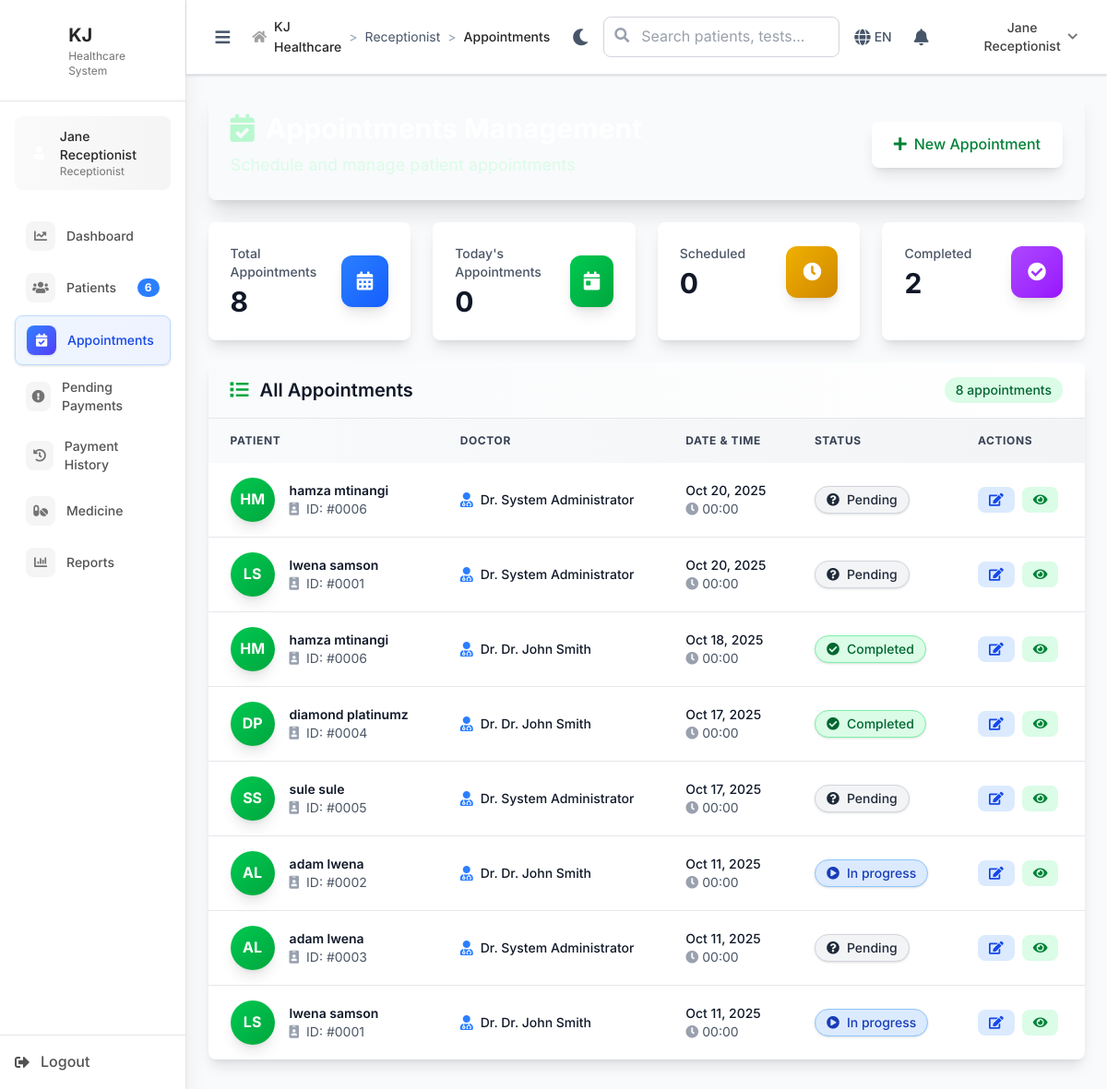
/receptionist/appointments (signed in), run on the app's committed database.
### tables this page shows
CREATE TABLE `consultations` (
  `id` int(11) NOT NULL,
  `visit_id` int(11) NOT NULL,
  `patient_id` int(11) NOT NULL,
  `doctor_id` int(11) NOT NULL,
  `consultation_number` int(11) DEFAULT 1 COMMENT 'Multiple doctors can see patient same visit',
  `consultation_type` enum('new','follow_up','emergency','referral') DEFAULT 'new',
  `main_complaint` text DEFAULT NULL,
  `history_of_present_illness` text DEFAULT NULL,
  `on_examination` text DEFAULT NULL,
  `diagnosis` text DEFAULT NULL,
  `treatment_plan` text DEFAULT NULL,
  `notes` text DEFAULT NULL,
  `follow_up_required` tinyint(1) DEFAULT 0,
  `follow_up_date` date DEFAULT NULL,
  `follow_up_instructions` text DEFAULT NULL,
  `referred_to` varchar(200) DEFAULT NULL COMMENT 'Future: referral destination',
  `referral_reason` text DEFAULT NULL COMMENT 'Future: why referred',
  `status` enum('pending','in_progress','completed','cancelled') DEFAULT 'pending',
  `cancellation_reason` text DEFAULT NULL,
  `started_at` timestamp NULL DEFAULT NULL,
  `completed_at` timestamp NULL DEFAULT NULL,
  `created_at` timestamp NOT NULL DEFAULT current_timestamp(),
  `updated_at` timestamp NOT NULL DEFAULT current_timestamp() ON UPDATE current_timestamp()
);

CREATE TABLE `patients` (
  `id` int(11) NOT NULL,
  `registration_number` varchar(20) NOT NULL,
  `first_name` varchar(50) NOT NULL,
  `last_name` varchar(50) NOT NULL,
  `date_of_birth` date DEFAULT NULL,
  `gender` enum('male','female','other') DEFAULT NULL,
  `phone` varchar(20) DEFAULT NULL,
  `email` varchar(100) DEFAULT NULL,
  `address` text DEFAULT NULL,
  `occupation` varchar(100) DEFAULT NULL,
  `emergency_contact_name` varchar(100) DEFAULT NULL,
  `emergency_contact_phone` varchar(20) DEFAULT NULL,
  `blood_group` varchar(5) DEFAULT NULL COMMENT 'A+, B-, O+, etc',
  `allergies` text DEFAULT NULL COMMENT 'Known allergies',
  `chronic_conditions` text DEFAULT NULL COMMENT 'Diabetes, Hypertension, etc',
  `insurance_company` varchar(100) DEFAULT NULL COMMENT 'Future use',
  `insurance_number` varchar(50) DEFAULT NULL COMMENT 'Future use',
  `created_at` timestamp NOT NULL DEFAULT current_timestamp(),
  `updated_at` timestamp NOT NULL DEFAULT current_timestamp() ON UPDATE current_timestamp()
);

CREATE TABLE `users` (
  `id` int(11) NOT NULL,
  `username` varchar(50) NOT NULL,
  `password_hash` varchar(255) NOT NULL,
  `email` varchar(100) NOT NULL,
  `role` enum('admin','receptionist','doctor','lab_technician') NOT NULL,
  `first_name` varchar(50) NOT NULL,
  `last_name` varchar(50) NOT NULL,
  `phone` varchar(20) DEFAULT NULL,
  `specialization` varchar(100) DEFAULT NULL COMMENT 'For doctors - future use',
  `is_active` tinyint(1) DEFAULT 1,
  `created_at` timestamp NOT NULL DEFAULT current_timestamp(),
  `updated_at` timestamp NOT NULL DEFAULT current_timestamp() ON UPDATE current_timestamp()
);

### includes/BaseController.php (called while the page is built, shortened)
<?php
class BaseController {
    public function __construct() {
        global $pdo;
        $this->pdo = $pdo;
    }
    protected function render($view, $data = []) {
        extract($data);
        include __DIR__ . "/../views/{$view}.php";
        include __DIR__ . '/../views/layouts/main.php';
    }
}
?>

### controllers/ReceptionistController.php (called while the page is built, shortened)
<?php
require_once __DIR__ . '/../includes/BaseController.php';
class ReceptionistController extends BaseController
{
    public function appointments()
    {
        $stmt = $this->pdo->prepare("
            SELECT c.*,
                   p.first_name,
                   p.last_name,
                   u.first_name as doctor_first,
                   u.last_name as doctor_last,
                   pv.visit_date,
                   COALESCE(c.follow_up_date, pv.visit_date, DATE(c.created_at)) as appointment_date
            FROM consultations c
            JOIN patients p ON c.patient_id = p.id
            JOIN users u ON c.doctor_id = u.id
            LEFT JOIN patient_visits pv ON c.visit_id = pv.id
            ORDER BY COALESCE(c.follow_up_date, pv.visit_date, c.created_at) DESC
        ");
        $stmt->execute();
        $appointments = $stmt->fetchAll();
        $this->render('receptionist/appointments', [
            'appointments' => $appointments,
            'sidebar_data' => $this->getSidebarData()
        ]);
    }
    private function getSidebarData()
    {
        $stmt = $this->pdo->prepare("
            SELECT COUNT(DISTINCT v.patient_id) as pending_patients
            FROM patient_visits v
            WHERE v.status NOT IN ('completed','cancelled')
        ");
        $stmt->execute();
        $pending_patients = $stmt->fetchColumn();
        $stmt = $this->pdo->prepare("
            SELECT COUNT(*) as upcoming_appointments
            FROM consultations c
            JOIN patient_visits pv ON c.visit_id = pv.id
            WHERE pv.visit_date = CURDATE()
        ");
        $stmt->execute();
        $upcoming_appointments = $stmt->fetchColumn();
        $stmt = $this->pdo->prepare("
            SELECT COUNT(DISTINCT m.id) as low_stock_medicines
            FROM medicines m
            LEFT JOIN medicine_batches mb ON mb.medicine_id = m.id
            GROUP BY m.id
            HAVING SUM(COALESCE(mb.quantity_remaining, 0)) <= 10
               OR MIN(mb.expiry_date) <= DATE_ADD(CURDATE(), INTERVAL 30 DAY)
        ");
        $stmt->execute();
        $low_stock_medicines = $stmt->fetchColumn();
        return [
            'pending_patients' => $pending_patients ?: 0,
            'upcoming_appointments' => $upcoming_appointments ?: 0,
            'low_stock_medicines' => $low_stock_medicines ?: 0
        ];
    }
}

### index.php (called while the page is built, shortened)
<?php
$request = $_SERVER['REQUEST_URI'];
$path = parse_url($request, PHP_URL_PATH);
if (strpos($path, BASE_PATH) === 0) {
    $path = substr($path, strlen(BASE_PATH));
}
$path = ltrim($path, '/');
$segments = explode('/', $path);
$controller = $segments[0] ?? 'auth';
$action = $segments[1] ?? 'login';
try {
    $controllerInstance = new $controllerClass();
    $params = array_slice($segments, 2);
    call_user_func_array([$controllerInstance, $action], $params);
} catch (Throwable $e) {
    Logger::error("Error in controller: " . $e->getMessage(), [
        'controller' => $controller,
        'action' => $action,
        'file' => $e->getFile(),
        'line' => $e->getLine(),
        'trace' => $e->getTraceAsString()
    ]);
    error_log("Error in controller: " . $e->getMessage());
    http_response_code(500);
    echo "Internal server error";
}
?>

### views/receptionist/appointments.php (the view, shortened to what this page needs)
<div class="bg-gradient-to-r from-green-600 via-green-700 to-emerald-800 rounded-lg shadow-xl p-6 mb-6">
    <div class="flex items-center justify-between">
        <div class="text-white">
            <h1 class="text-3xl font-bold flex items-center">
                <i class="fas fa-calendar-check mr-3 text-green-200"></i>
            </h1>
            <p class="text-green-100 mt-2 text-lg">Schedule and manage patient appointments</p>
        </div>
        <a href="/KJ/receptionist/appointments" class="bg-white text-green-700 hover:bg-green-50 px-6 py-3 rounded-lg font-medium transition-all duration-300 transform hover:scale-105 shadow-lg">
            <i class="fas fa-plus mr-2"></i>New Appointment
        </a>
    </div>
</div>
<div class="grid grid-cols-1 sm:grid-cols-2 lg:grid-cols-4 gap-6 mb-6">
    <?php
    $totalAppointments = count($appointments);
    $todayAppointments = count(array_filter($appointments, fn($a) => date('Y-m-d', strtotime($a['appointment_date'] ?? $a['visit_date'] ?? $a['created_at'])) === date('Y-m-d')));
    $scheduledAppointments = count(array_filter($appointments, fn($a) => $a['status'] === 'scheduled'));
    $completedAppointments = count(array_filter($appointments, fn($a) => $a['status'] === 'completed'));
    $cards = [
        ['label' => 'Total Appointments', 'count' => $totalAppointments, 'color' => 'from-blue-500 to-blue-600', 'icon' => 'fas fa-calendar-alt'],
        ['label' => 'Today\'s Appointments', 'count' => $todayAppointments, 'color' => 'from-green-500 to-green-600', 'icon' => 'fas fa-calendar-day'],
        ['label' => 'Scheduled', 'count' => $scheduledAppointments, 'color' => 'from-yellow-500 to-yellow-600', 'icon' => 'fas fa-clock'],
        ['label' => 'Completed', 'count' => $completedAppointments, 'color' => 'from-purple-500 to-purple-600', 'icon' => 'fas fa-check-circle']
    ];
    foreach ($cards as $card): ?>
        <div class="bg-white rounded-lg shadow-lg p-6 hover:shadow-xl transition-all duration-300 transform hover:scale-105">
            <div class="flex items-center justify-between">
                <div>
                    <p class="text-sm font-medium text-gray-600 mb-1"><?php echo $card['label']; ?></p>
                    <p class="text-3xl font-bold text-gray-900"><?php echo $card['count']; ?></p>
                </div>
                <div class="w-14 h-14 bg-gradient-to-br <?php echo $card['color']; ?> rounded-xl flex items-center justify-center shadow-lg">
                    <i class="<?php echo $card['icon']; ?> text-white text-xl"></i>
                </div>
            </div>
        </div>
    <?php endforeach; ?>
</div>
<div class="bg-white rounded-lg shadow-lg overflow-hidden">
    <div class="px-6 py-4 border-b border-gray-200 bg-gradient-to-r from-gray-50 to-green-50">
        <div class="flex items-center justify-between">
            <h3 class="text-xl font-semibold text-gray-900 flex items-center">
                <i class="fas fa-list mr-3 text-green-600"></i>
                All Appointments
            </h3>
            <span class="bg-green-100 text-green-800 px-3 py-1 rounded-full text-sm font-medium">
                <?php echo count($appointments); ?> appointments
            </span>
        </div>
    </div>
    <?php if (empty($appointments)): ?>
        <div class="p-12 text-center">
            <div class="w-24 h-24 mx-auto mb-6 bg-gradient-to-br from-gray-100 to-gray-200 rounded-full flex items-center justify-center shadow-lg">
                <i class="fas fa-calendar-times text-4xl text-gray-400"></i>
            </div>
            <h3 class="text-xl font-semibold text-gray-900 mb-3">No appointments scheduled</h3>
            <p class="text-gray-600 mb-8 text-lg">Start by scheduling your first appointment</p>
            <a href="/KJ/receptionist/appointments" class="bg-gradient-to-r from-green-500 to-green-600 hover:from-green-600 hover:to-green-700 text-white px-6 py-3 rounded-lg font-medium transition-all duration-300 transform hover:scale-105 shadow-lg">
                <i class="fas fa-plus mr-2"></i>Schedule First Appointment
            </a>
        </div>
    <?php else: ?>
        <div class="overflow-x-auto">
            <table class="w-full">
                <thead class="bg-gradient-to-r from-gray-50 to-gray-100">
                    <tr>
                        <th class="px-6 py-4 text-left text-xs font-bold text-gray-700 uppercase tracking-wider">Patient</th>
                        <th class="px-6 py-4 text-left text-xs font-bold text-gray-700 uppercase tracking-wider">Doctor</th>
                        <th class="px-6 py-4 text-left text-xs font-bold text-gray-700 uppercase tracking-wider">Date & Time</th>
                        <th class="px-6 py-4 text-left text-xs font-bold text-gray-700 uppercase tracking-wider">Status</th>
                        <th class="px-6 py-4 text-left text-xs font-bold text-gray-700 uppercase tracking-wider">Actions</th>
                    </tr>
                </thead>
                <tbody class="divide-y divide-gray-200">
                    <?php foreach ($appointments as $appointment): ?>
                    <tr class="hover:bg-green-50 transition-all duration-300">
                        <td class="px-6 py-4 whitespace-nowrap">
                            <div class="flex items-center">
                                <div class="w-12 h-12 bg-gradient-to-br from-green-500 to-green-600 rounded-full flex items-center justify-center text-white font-bold shadow-lg mr-4">
                                    <?php echo strtoupper(substr($appointment['first_name'], 0, 1) . substr($appointment['last_name'], 0, 1)); ?>
                                </div>
                                <div>
                                    <div class="text-sm font-semibold text-gray-900">
                                        <?php echo htmlspecialchars($appointment['first_name'] . ' ' . $appointment['last_name']); ?>
                                    </div>
                                    <div class="text-sm text-gray-600">
                                        <i class="fas fa-id-badge mr-1 text-gray-400"></i>
                                        ID: #<?php echo str_pad($appointment['patient_id'], 4, '0', STR_PAD_LEFT); ?>
                                    </div>
                                </div>
                            </div>
                        </td>
                        <td class="px-6 py-4 whitespace-nowrap">
                            <div class="flex items-center">
                                <i class="fas fa-user-md text-blue-500 mr-2"></i>
                                <span class="text-sm font-medium text-gray-900">
                                    Dr. <?php echo htmlspecialchars($appointment['doctor_first'] . ' ' . $appointment['doctor_last']); ?>
                                </span>
                            </div>
                        </td>
                        <td class="px-6 py-4 whitespace-nowrap">
                            <div class="text-sm text-gray-900">
                                <?php $apt = $appointment['appointment_date'] ?? $appointment['visit_date'] ?? $appointment['created_at']; ?>
                                <div class="font-medium"><?php echo date('M j, Y', strtotime($apt)); ?></div>
                                <div class="text-gray-600 flex items-center">
                                    <i class="fas fa-clock mr-1 text-gray-400"></i>
                                    <?php echo date('H:i', strtotime($apt)); ?>
                                </div>
                            </div>
                        </td>
                        <td class="px-6 py-4 whitespace-nowrap">
                            <span class="inline-flex items-center px-3 py-1 rounded-full text-sm font-medium shadow-sm
                                <?php
                                switch ($appointment['status']) {
                                    case 'in_progress':
                                        echo 'bg-blue-100 text-blue-800 border border-blue-300';
                                        $icon = 'fas fa-play-circle';
                                        break;
                                    case 'completed':
                                        echo 'bg-green-100 text-green-800 border border-green-300';
                                        $icon = 'fas fa-check-circle';
                                        break;
                                    default:
                                        echo 'bg-gray-100 text-gray-800 border border-gray-300';
                                        $icon = 'fas fa-question-circle';
                                }
                                ?>">
                                <i class="<?php echo $icon; ?> mr-2"></i>
                                <?php echo ucfirst(str_replace('_', ' ', $appointment['status'])); ?>
                            </span>
                        </td>
                        <td class="px-6 py-4 whitespace-nowrap">
                            <div class="flex items-center gap-2">
                                <a href="#" class="bg-blue-100 hover:bg-blue-200 text-blue-700 px-3 py-1 rounded-lg text-sm font-medium transition-all duration-300 transform hover:scale-105" title="Edit Appointment">
                                    <i class="fas fa-edit"></i>
                                </a>
                                <a href="#" class="bg-green-100 hover:bg-green-200 text-green-700 px-3 py-1 rounded-lg text-sm font-medium transition-all duration-300 transform hover:scale-105" title="View Details">
                                    <i class="fas fa-eye"></i>
                                </a>
                            </div>
                        </td>
                    </tr>
                    <?php endforeach; ?>
                </tbody>
            </table>
        </div>
    <?php endif; ?>
</div>

### data on the page
consultations: patient.last_name "HM", patient.last_name "hamza mtinangi", patient "0006", doctor.last_name "System Administrator", apt "Oct 20, 2025", apt "00:00", status "Pending"
consultations: patient.last_name "LS", patient.last_name "lwena samson", patient "0001", doctor.last_name "System Administrator", apt "Oct 20, 2025", apt "00:00", status "Pending"
consultations: patient.last_name "HM", patient.last_name "hamza mtinangi", patient "0006", doctor.last_name "Dr. John Smith", apt "Oct 18, 2025", apt "00:00", status "Completed"
consultations: patient.last_name "DP", patient.last_name "diamond platinumz", patient "0004", doctor.last_name "Dr. John Smith", apt "Oct 17, 2025", apt "00:00", status "Completed"
consultations: patient.last_name "SS", patient.last_name "sule sule", patient "0005", doctor.last_name "System Administrator", apt "Oct 17, 2025", apt "00:00", status "Pending"
consultations: patient.last_name "AL", patient.last_name "adam lwena", patient "0002", doctor.last_name "Dr. John Smith", apt "Oct 11, 2025", apt "00:00", status "In progress"
consultations: patient.last_name "AL", patient.last_name "adam lwena", patient "0003", doctor.last_name "System Administrator", apt "Oct 11, 2025", apt "00:00", status "Pending"
consultations: patient.last_name "LS", patient.last_name "lwena samson", patient "0001", doctor.last_name "Dr. John Smith", apt "Oct 11, 2025", apt "00:00", status "In progress"

### other printed values
$_ENV['APP_NAME'] "KJ"
$_SESSION['user_name'] "Jane Receptionist"
$role "Receptionist"
$item['text'] "Dashboard"
$item['text'] "Patients"
$badge "6"
$item['text'] "Appointments"
$item['text'] "Pending Payments"
$item['text'] "Payment History"
$item['text'] "Medicine"
$item['text'] "Reports"
$crumb['text'] "Receptionist"
$crumb['text'] "Appointments"
$card['label'] "Total Appointments"
$card['count'] "8"
